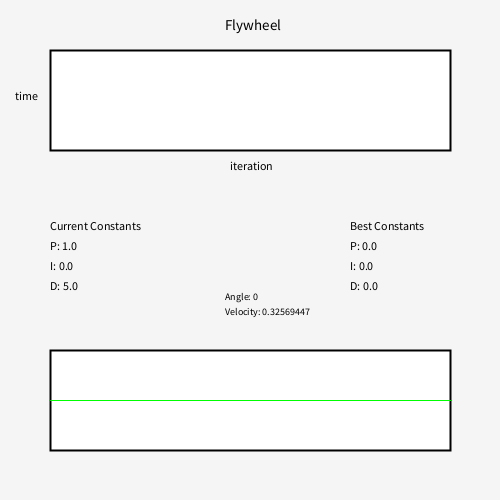
Frame 1 (no input)
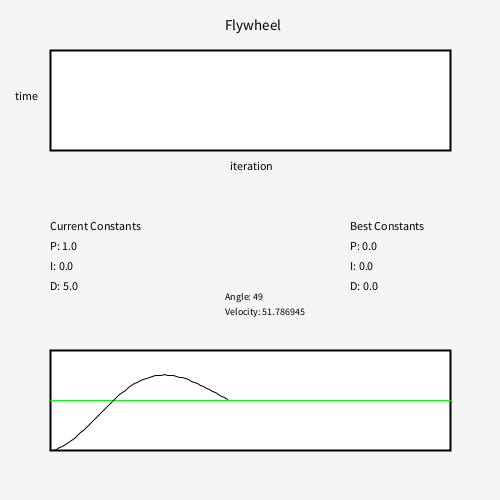
Frame 60 (the mouse pressed at the canvas centre just before this capture)
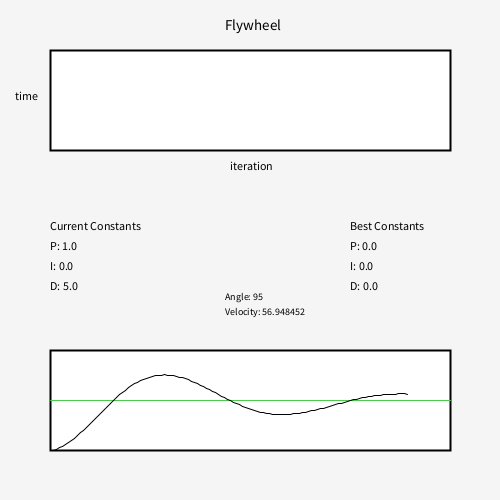
Frame 120 (the mouse held since frame 60 and released just before this capture)

The Processing sketch that drew these frames (run headless with seeded random() and noise(); from frame 60 on, the mouse is pressed at the canvas centre):

// Processing sketch: main
// ── main.pde
Flywheel fly = new Flywheel();
float timeStep = 0.01666666667;

boolean alreadySetFinished= false;
float timeFromStart= millis()/1000;
float framesOnTarget=0;

float startTime = 0;

float bestTime = 50;
float bestP = 0;
float bestI = 0;
float bestD = 0;

boolean messedWith = false;

float threshold = 0.05;

//PID pid = new PID(1, 0, 3, timeStep);

PIDAutoTuner pid = new PIDAutoTuner(1, 0, 5, timeStep);

float startTargetVelocity = 50;
float targetVelocity = startTargetVelocity;

boolean usedGraph = false;

Grapher g = new Grapher(targetVelocity);

TimingGrapher timingGraph = new TimingGrapher();

void setup() {
  
  timingGraph.yPos = 150;
  g.yPos = 450;
  
  size(500,500);
  frameRate(60);
}

void draw() {
  background(245);
  float pidOut = pid.update(fly.angularVelocity, fly.lastAV, targetVelocity);
  fly.update(pidOut, timeStep);
  fly.display();
  g.addPoint(fly.angularVelocity);
  g.display();
  timingGraph.display();
  
  pid.sum(fly.angularVelocity, fly.lastAV);
  pid.updateP();
  pid.updateI();
  pid.updateD();
  
  textSize(12);
  text("Current Constants", 50, 230);
  text("P: " + pid.p, 50, 250);
  text("I: " + pid.i, 50, 270);
  text("D: " + pid.d, 50, 290);
  
  textSize(12);
  text("Best Constants", 350, 230);
  text("P: " + bestP, 350, 250);
  text("I: " + bestI, 350, 270);
  text("D: " + bestD, 350, 290);
      
  if(abs(targetVelocity-fly.angularVelocity)<threshold) {
     framesOnTarget +=1;
   }
   else{
     framesOnTarget =0;
   }
  
  if (framesOnTarget > 50){
    if(! alreadySetFinished){
      timeFromStart= (millis() - startTime)/1000.0;
      alreadySetFinished=true;
    }
  text("Finished in : "+ timeFromStart, 50, 50 );
}
  if(framesOnTarget > 100) {
    if(timeFromStart < bestTime) {
        bestTime = timeFromStart;
        bestP = pid.p;
        bestI = pid.i;
        bestD = pid.d;
    }
    
    //pid.i = 0;
    if(!messedWith) {
      pid.updateConstants();
      //pid.i = 0;
      timingGraph.addPoint(timeFromStart);
      float[] vals = {pid.p, pid.i, pid.d };
      pid.pastVals.add(vals);
    }
    reset();
      
  }
  if (mousePressed == true) {
    if(mouseY < g.yPos && mouseY > g.yPos - 100 && mouseX > g.xPos && mouseX < g.xPos + 400) {
      targetVelocity = g.yPos - mouseY;
      g.target = targetVelocity;
      messedWith = true;
    }
  }
}

void reset() {
    fly.angularVelocity = 0;
    fly.lastAV = 0;
    pid.errorSum = 0;
    alreadySetFinished = false;
    framesOnTarget = 0;
    g.points.clear();
    g.scale = g.startScale;
    startTime = millis();
    
    pid.PIDSum = 1;
    pid.pastPIDSum = 0;
    pid.summationTerm = 0;
    pid.yDiff = 1;
    pid.PIDAccDiff = 1;
    
    pid.pSum = 0;
    pid.iSum = 0;
    pid.dSum = 0;
        
    pid.partialDerivativeP = 0;
    pid.partialDerivativeI = 0;
    pid.partialDerivativeD = 0;
    
    targetVelocity = startTargetVelocity;
    g.target = targetVelocity;
    
    if(!usedGraph) {
      messedWith = false;
    }
}

void mouseClicked() {
  
  if(mouseY < timingGraph.yPos && mouseY > timingGraph.yPos - 100 && mouseX > timingGraph.xPos && mouseX < timingGraph.xPos + 400) {
    int x = (int) ((mouseX - timingGraph.xPos) / timingGraph.scale);
    print(x);
    reset();
    float[] vals = pid.pastVals.get(x);
    pid.p = vals[0];
    pid.i = vals[1];
    pid.d = vals[2];
    usedGraph = true;
    messedWith = true;
  }
}

// ── distance.pde
static class DistanceCalculator {
  
  static final float goalHeight = 2.49555;
  static final float shooterHeight = 1.0668;
  
  static final float g = 9.8;
  
  static float shooterAngle = 0.52;
  
  public static float getVelocity(float dist) {
    
    float v = (sqrt(g) * dist * (1.0 / (float) Math.cos(shooterAngle))) / (sqrt(2) * sqrt(shooterHeight + dist * tan(shooterAngle) - goalHeight));
    println(shooterHeight + dist * tan(shooterAngle));
    println(shooterHeight + dist * tan(shooterAngle) - goalHeight);
    return v;
  }
}

// ── flyWheel.pde
class Flywheel {
  float voltage;
  float torque;
  float angle;
  float angularVelocity;
  float angularAcceleration;
  float current;
  
  float STALL_VOLTAGE;
  float TORQUE_CONSTANT;
  float ANGULAR_VELOCITY_CONSTANT;
  float RESISTANCE;
  float ROTATIONAL_INERTIA;
  float MOTOR_X;
  float MOTOR_Y;
  float CIRCLE_RADIUS;
  float GEAR_RATIO;
  float lastAV;
  
  float STALL_TORQUE;
  float STALL_CURRENT;
  float FREE_SPEED;
  //FloatList state;
  
  Flywheel() {
    this.STALL_VOLTAGE = 12;
    this.torque = 2;
    this.angle = 0;
    this.angularVelocity = 0;
    //this.ANGULAR_VELOCITY_CONSTANT = ((this.GEAR_RATIO*this.TORQUE_CONSTANT)/(this.RESISTANCE*this.ROTATIONAL_INERTIA));
    
    this.STALL_TORQUE = 4.69;
    this.STALL_CURRENT = 257;
    this.FREE_SPEED = 38280;
    
    this.TORQUE_CONSTANT = this.STALL_TORQUE/this.STALL_CURRENT;
    this.ANGULAR_VELOCITY_CONSTANT = this.FREE_SPEED/(this.STALL_VOLTAGE-this.current*this.RESISTANCE); 
    this.RESISTANCE = this.STALL_VOLTAGE/this.STALL_CURRENT;
    this.ROTATIONAL_INERTIA = 1;
    this.MOTOR_X = 250;
    this.MOTOR_Y = 250;
    this.CIRCLE_RADIUS = 10;
    this.GEAR_RATIO = 1;
    this.lastAV = 0;
    
    this.current = this.STALL_VOLTAGE/this.RESISTANCE;
    this.angularAcceleration = (this.TORQUE_CONSTANT*(
      this.STALL_VOLTAGE-(this.angularVelocity/this.ANGULAR_VELOCITY_CONSTANT))) / 
      (this.RESISTANCE * this.current);
    
    //this.state.append(angle);
    //this.state.append(angularVelocity);
  }
  
  //calculates the angular velocity of the motor, given the amount of time passed and
  //the voltage of the motor
  void update(float newVoltage, float timeStep) {

    this.voltage += newVoltage;
    //this.AngularAcceleration = (this.TORQUE_CONSTANT*(
    //  this.voltage-(this.angularVelocity/this.ANGULAR_VELOCITY_CONSTANT))) / 
    //  (this.RESISTANCE * this.current);
    this.angularAcceleration = ((this.GEAR_RATIO * this.TORQUE_CONSTANT) / (this.RESISTANCE * this.ROTATIONAL_INERTIA)) * this.voltage - ((this.GEAR_RATIO * this.GEAR_RATIO * this.TORQUE_CONSTANT)/ (this.ANGULAR_VELOCITY_CONSTANT * this.RESISTANCE * this.ROTATIONAL_INERTIA)) * this.angularVelocity; 
    this.angle = this.angle + this.angularVelocity * timeStep;
    if (this.angle >= 360) {
      this.angle -= 360;
    }
    this.lastAV = this.angularVelocity;
    this.angularVelocity = this.angularVelocity + this.angularAcceleration * timeStep;
  }
  
  void display() {  
    //draws the motor
    fill(255, 255, 255);
    //ellipse(this.MOTOR_X, this.MOTOR_Y, this.CIRCLE_RADIUS*2, this.CIRCLE_RADIUS*2);
    
    ////draws the indicator for the motor rotation
    //fill(255, 0, 0);
    ////sine is negative because Processing y coordinates increase downwards
    //ellipse(this.CIRCLE_RADIUS*cos(radians(this.angle))+MOTOR_X,
    //        this.CIRCLE_RADIUS*-sin(radians(this.angle))+MOTOR_Y,
    //        10,
    //        10);
    
    fill(0, 0, 0);
    textSize(15);
    text("Flywheel", MOTOR_X-25, 30);
    textSize(10);
    text("Angle: "+round(this.angle), MOTOR_X-25, MOTOR_Y+50);
    text("Velocity: "+this.angularVelocity, MOTOR_X-25, MOTOR_Y+65);
  }
}

// ── graphs.pde
class Grapher {
  
  float target;
  
  float startScale = 3;
  
  float scale = startScale;
  
  float sum = 0;
  
  public int yPos = 450;
  public int xPos = 50;
  
  ArrayList<Float> points;
  
  Grapher(float target) {
    this.target = target;
    points = new ArrayList<Float>();
  }
  
  void addPoint(float y) {
    points.add(y);
  }
  
  int ftopos(float f) {
    return yPos - (int) f;
  }
  
  void display() {  
    //draws the motor
    strokeWeight(2);
    fill(255,255,255);
    rect(xPos, yPos-100, 400, 100);
    strokeWeight(1);
    stroke(0, 255, 0);
   
    line(xPos, yPos - target, xPos + 400, yPos - target);
    
    stroke(0, 0, 0);
    boolean increaseScale = false;
    fill(0, 0, 0);
    for(int i = 0; i < points.size() - 1; i++) {
      line((i*scale)+xPos, ftopos(points.get(i)), ((i+1)*scale)+xPos, ftopos(points.get(i+1)));
      if(i*scale + 50 >= 450) {
        increaseScale = true;
      }
    }
    if(increaseScale) {
      scale /= 1.5;
    }
    
    
    textSize(15);
  }
}

// ── pid.pde
/* Implements a PID control loop */
class PID {
  float p;
  float i;
  float d;
  float timeStep;
  float error;
  float errorSum;
  ArrayList<float[]> pastVals = new ArrayList<float[]>();
  
PID(float p, float i, float d, float timeStep) {
    this.p = p;
    this.i = i;
    this.d = d;
    this.timeStep = timeStep;
    this.errorSum = 0;
  }
 
  public float update(float current, float last, float target) {
    this.error = target-current;
    this.errorSum += this.error*this.timeStep;
    //println(this.error*this.p);
    //println(this.error*this.p - (current-last)*this.d + this.errorSum*this.i);
    
    return this.error*this.p - (current-last)*this.d + this.errorSum*this.i;
  }
}


class PIDAutoTuner extends PID {
  float PIDSum;
  float pastPIDSum;
  float summationTerm;
  float yDiff;
  float PIDAccDiff;
  
  float pSum;
  float iSum;
  float dSum;
  
  float partialDerivativeP;
  float partialDerivativeI;
  float partialDerivativeD;
    
  float pLearningRate;
  float iLearningRate;
  float dLearningRate;
  
  PIDAutoTuner(float p, float i, float d, float timeStep) {
    super(p, i, d, timeStep);
    
    this.PIDSum = 1;
    this.pastPIDSum = 0;
    this.summationTerm = 0;
    this.yDiff = 1;
    this.PIDAccDiff = 1;
    
    this.pSum = 0;
    this.iSum = 0;
    this.dSum = 0;
        
    this.partialDerivativeP = 0;
    this.partialDerivativeI = 0;
    this.partialDerivativeD = 0;
    
    this.pLearningRate = 0.4904 * pow(10,-7);
    this.iLearningRate = 0.4904 * pow(10,-8);
    this.dLearningRate = 0.4904 * pow(10,-4);
  }
  
  /* called every frame */
  public void sum(float currentY,float pastY) {
    this.yDiff = currentY-pastY;
    this.PIDAccDiff = this.PIDSum-this.pastPIDSum;
    
    //println(this.yDiff);
    //println(this.PIDAccDiff);
    
    /* prevents from dividing by zero on the first frame, but this method is
        sketchy and should be double-checked */
    if (yDiff == 0 || this.PIDAccDiff == 0) {
      this.yDiff = 1;
      this.PIDAccDiff = 1;
    }
    
    this.pastPIDSum = this.PIDSum;
    this.PIDSum = this.error*this.p - this.yDiff*this.d + this.errorSum*this.i;
  }
  
  public void updateP() {
    this.summationTerm = (this.error *
                (this.yDiff/this.PIDAccDiff) *
                this.error);
    //println(this.error, "^2  * (", this.yDiff, "/", this.PIDAccDiff, ")");
    this.pSum += this.summationTerm;
    //println("Summation:", this.pSum);
    this.partialDerivativeP = (-2/timeStep) * this.pSum;
    //println("Partial Derivative:", this.partialDerivativeP);
    //println();
  }
  
  public void updateI() {
    this.summationTerm = (this.error *
                (this.yDiff/this.PIDAccDiff) *
                this.errorSum);
    this.iSum += this.summationTerm;
    this.partialDerivativeI = (-2/timeStep) * this.iSum;
  }
  
  public void updateD() {
    this.summationTerm = (this.error *
                (this.yDiff/this.PIDAccDiff) *
                this.yDiff);
    this.dSum += this.summationTerm;
    this.partialDerivativeD = (-2/timeStep) * this.dSum;
  }
  
  public void reset() {
    this.PIDSum = 0;
    this.pastPIDSum = 0;
    this.yDiff = 1;
    this.PIDAccDiff = 1;
    
    this.pSum = 0;
    this.iSum = 0;
    this.dSum = 0;
        
    this.partialDerivativeP = 0;
    this.partialDerivativeI = 0;
    this.partialDerivativeD = 0;
  }
  
  public void updateConstants() {
    println("Old Constants", this.p, this.i, this.d);
    this.p += this.pLearningRate * this.partialDerivativeP;
    this.i += this.iLearningRate * this.partialDerivativeI;
    //this.i = 0;
    this.d += this.dLearningRate * this.partialDerivativeD;
    
    println(
            "Partial Derivatives",
            this.partialDerivativeP,
            this.partialDerivativeI,
            this.partialDerivativeD
           );
    println("New Constants", this.p, this.i, this.d);
    println(" ");
    
    this.p = abs(this.p);
    this.i = abs(this.i);
    this.d = abs(this.d);
  }
}

// ── timingGraphs.pde
class TimingGrapher {
  
  
  float startScale = 30;
  
  float scale = startScale;
  
  float sum = 0;
  
  public int yPos = 450;
  public int xPos = 50;
  
  ArrayList<Float> points;
  
  TimingGrapher() {
    points = new ArrayList<Float>();
  }
  
  void addPoint(float y) {
    points.add(y);
  }
  
  int ftopos(float f) {
    return (int) (yPos - (10 *  f));
  }
  
  void display() {  
    strokeWeight(2);
    fill(255,255,255);
    rect(xPos, yPos-100, 400, 100);
    strokeWeight(1);
    stroke(0, 255, 0);
       
    stroke(0, 0, 0);
    boolean increaseScale = false;
    fill(0, 0, 0);
    for(int i = 0; i < points.size() - 1; i++) {
      line((i*scale)+xPos, ftopos(points.get(i)), ((i+1)*scale)+xPos, ftopos(points.get(i+1)));
      if(i*scale + 50 >= 450) {
        increaseScale = true;
      }
    }
    if(increaseScale) {
      scale /= 1.5;
    }
    
    textSize(12);
    
    text("time ", xPos - 35, yPos - 50);
    
    text("iteration ", xPos + 180, yPos + 20);
    
    textSize(15);
  }
}
